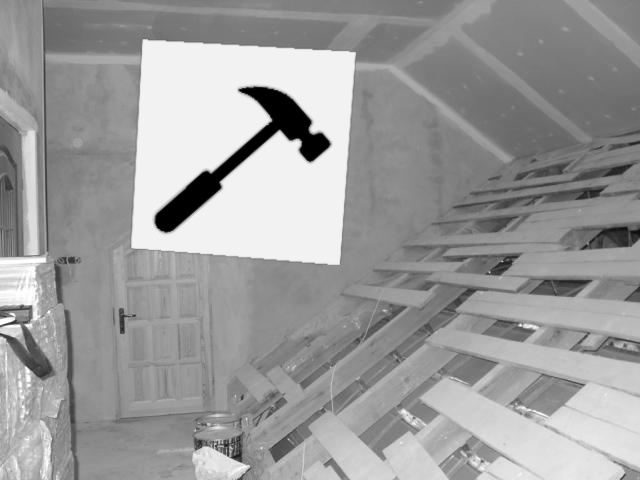
#> input picture Raspberry_Pi/pictograms/training/hammer/0004_0129_0038_0227_0227.jpg, 640 x 480 px, given in place of the camera
$ python StairDetection.py
#> lines starting #> are read from the running program, lines starting #| are printed output that depends on the picture; after the words box and inside, x2 and y2 are one past the last pixel; in counts of white or black regions, pixels touching at a corner belong together
import cv2
import numpy as np

video = cv2.VideoCapture(0)

# Write some Text


font = cv2.FONT_HERSHEY_SIMPLEX
bottomLeftCornerOfText = (10, 100)
fontScale = 1
fontColor = (0, 0, 255)
lineType = 2


def nothing(x):
    pass


windowName = "Trackbar Board"

trackbar0_name = 'NoVLines'
trackbar1_name = 'NoHLines'
trackbar2_name = 'NoLines'
trackbar3_name = 'maxLineGap'
trackbar4_name = 'lenHLine'
trackbar5_name = 'lenVLine'
trackbar6_name = 'lineRotation'
trackbar7_name = 'canny1'
trackbar8_name = 'canny2'
cv2.namedWindow(windowName, cv2.WINDOW_GUI_NORMAL)
cv2.createTrackbar(trackbar0_name, windowName, 8, 30, nothing)  # third parameter = default value / best value 8
cv2.createTrackbar(trackbar1_name, windowName, 4, 10, nothing)  # third parameter = default value / best value 4
cv2.createTrackbar(trackbar2_name, windowName, 100, 200, nothing)  # best value 100
cv2.createTrackbar(trackbar3_name, windowName, 40, 100, nothing)  # best value: 50
cv2.createTrackbar(trackbar4_name, windowName, 313, 700, nothing)  # best value: 313
cv2.createTrackbar(trackbar5_name, windowName, 50, 200, nothing)  # best value: 50
cv2.createTrackbar(trackbar6_name, windowName, 1, 30, nothing)  # best value: 1
cv2.createTrackbar(trackbar7_name, windowName, 100, 255, nothing)  # best value: 100
cv2.createTrackbar(trackbar8_name, windowName, 120, 255, nothing)  # best value: 120


while True:

    amount_v_lines = cv2.getTrackbarPos(trackbar0_name, windowName)
    amount_h_lines = cv2.getTrackbarPos(trackbar1_name, windowName)
    amount_lines = cv2.getTrackbarPos(trackbar2_name, windowName)
    max_line_gap = cv2.getTrackbarPos(trackbar3_name, windowName)
    line_h_length = cv2.getTrackbarPos(trackbar4_name, windowName)
    line_v_length = cv2.getTrackbarPos(trackbar5_name, windowName)
    line_rotation = cv2.getTrackbarPos(trackbar6_name, windowName)
    canny1 = cv2.getTrackbarPos(trackbar7_name, windowName)
    canny2 = cv2.getTrackbarPos(trackbar8_name, windowName)
    ret, orig_frame = video.read()
#> orig_frame is the input picture: shape (480, 640, 3); min 0, max 255, mean 155.4
    if not ret:
        video = cv2.VideoCapture(0)
        continue
    frame = cv2.GaussianBlur(orig_frame, (5, 5), 0)
    # [4 lines of commented-out code are left out]
    edges = cv2.Canny(frame, canny1, canny2)
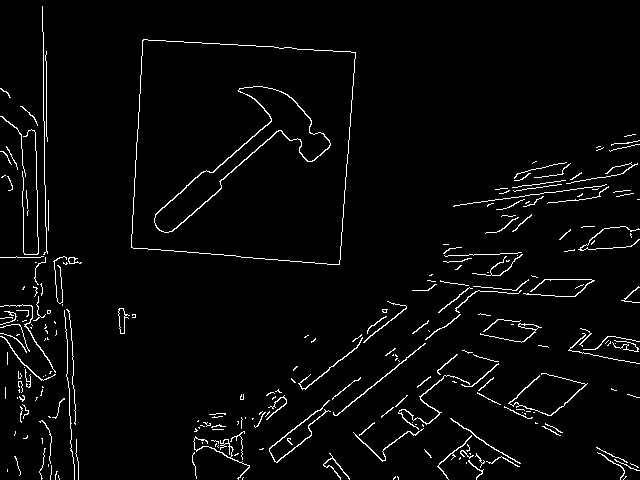
#> edges: shape (480, 640); 3.2% white in thin lines or dots
    lines = cv2.HoughLinesP(edges, 1, np.pi / 180, 50, maxLineGap=max_line_gap)
#> lines = 62 rows, first 6: [42, 6, 46, 251], [196, 477, 603, 147], [131, 247, 335, 264], [249, 465, 511, 253], [300, 444, 493, 288], [131, 246, 142, 40]
    horizontal_lines = list()
    if lines is not None:
        horizontal_lines = list()
        vertical_lines = list()
        for line in lines:
            x1, y1, x2, y2 = line[0]
            if abs(x2 - x1) > line_h_length and abs(y2 - y1) < line_rotation:
                cv2.line(frame, (x1, y1), (x2, y2), (0, 255, 0), 5)
                horizontal_lines.append(line)
                print("h" + str(len(horizontal_lines)))
            if abs(y2 - y1) > line_v_length and abs(x2 - x1) < 20:  # Rotation line_v
                cv2.line(frame, (x1, y1), (x2, y2), (255, 0, 0), 5)
                vertical_lines.append(line)
                print("v" + str(len(vertical_lines)))
            if len(horizontal_lines) >= amount_h_lines and len(vertical_lines) >= amount_v_lines and len(lines) >= amount_lines:
                print("stair detected")
                cv2.putText(frame, 'stair detected!',
                            bottomLeftCornerOfText,
                            font,
                            fontScale,
                            fontColor,
                            lineType)
#> this loop made 62 passes
#> (x1, y1, x2, y2) on passes 1 to 12: (42, 6, 46, 251), (196, 477, 603, 147), (131, 247, 335, 264), (249, 465, 511, 253), (300, 444, 493, 288), (131, 246, 142, 40), (369, 337, 555, 432), (324, 465, 606, 228), (35, 119, 40, 422), (65, 317, 74, 479), (21, 106, 27, 437), (340, 259, 354, 52)
#| v1
#| v2
#| v3
#| v4
#| v5
#| v6
#| v7
#| v8
#> (further printed lines are left out)
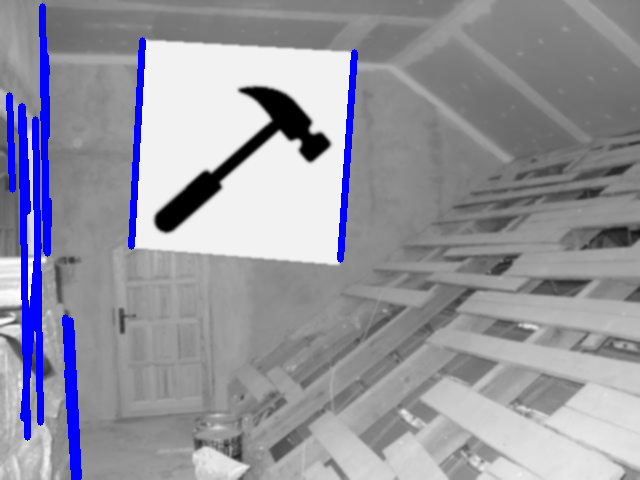
#> frame: shape (480, 640, 3); mean B, G, R 159.5, 148.8, 148.8
#> after the loop, horizontal_lines = []; vertical_lines = 14 items, first 6: [[42, 6, 46, 251]], [[131, 246, 142, 40]], [[35, 119, 40, 422]], [[65, 317, 74, 479]], [[21, 106, 27, 437]], [[340, 259, 354, 52]]
    cv2.imshow("frame", frame)
    cv2.imshow("edges", edges)
    key = cv2.waitKey(1)
#> (key Esc is pressed here)
    if key == 27:
        break
video.release()
cv2.destroyAllWindows()

$ run again, on Raspberry_Pi/pictograms/training/hammer/0089_0322_0167_0169_0169.jpg
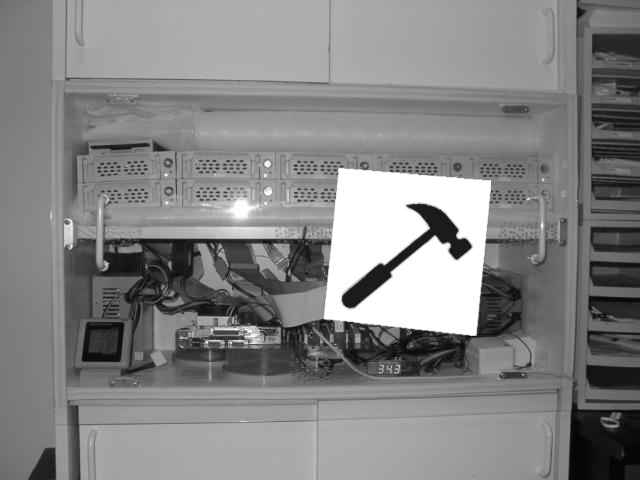
#> input picture Raspberry_Pi/pictograms/training/hammer/0089_0322_0167_0169_0169.jpg, 640 x 480 px, given in place of the camera
#> orig_frame is the input picture: shape (480, 640, 3); min 0, max 255, mean 131.7
#> `edges = cv2.Canny(frame, canny1, canny2)`:
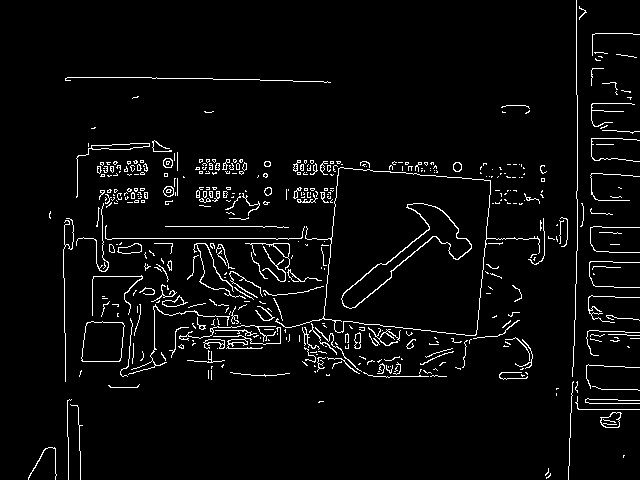
#> edges: shape (480, 640); 4% white in thin lines or dots
#> lines = 135 rows, first 6: [64, 238, 331, 238], [69, 77, 327, 81], [568, 479, 577, 213], [88, 145, 177, 153], [165, 226, 332, 226], [413, 174, 490, 180]
#> the loop `for line in lines:` made 135 passes
#> (printed output is left out)
#> after the loop `for line in lines:`:
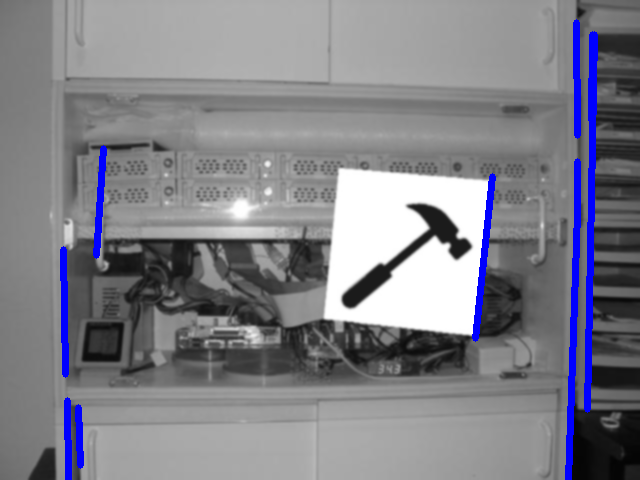
#> frame: shape (480, 640, 3); mean B, G, R 136.3, 128.3, 128.3
#> after the loop `for line in lines:`: horizontal_lines = []; vertical_lines = [[[568, 479, 577, 213]], [[576, 22, 577, 135]], [[475, 338, 492, 176]], [[591, 120, 592, 34]], [[67, 400, 68, 479]], [[587, 409, 594, 34]], [[63, 249, 65, 374]], [[577, 161, 577, 212]], [[78, 407, 80, 465]], [[96, 255, 103, 148]]]

$ run again, on Raspberry_Pi/pictograms/training/hammer/0099_0171_0249_0115_0115.jpg
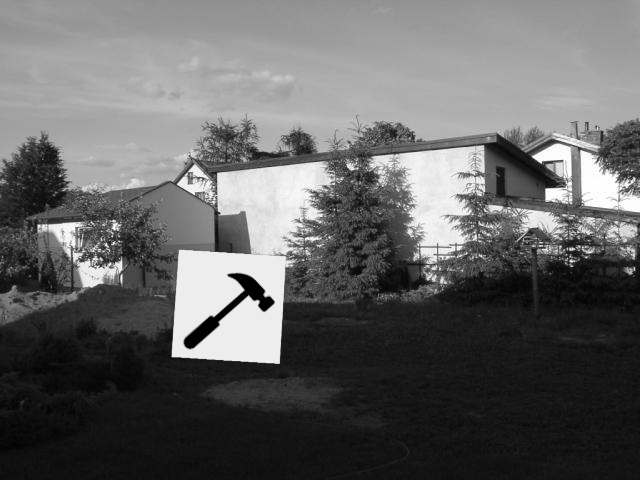
#> input picture Raspberry_Pi/pictograms/training/hammer/0099_0171_0249_0115_0115.jpg, 640 x 480 px, given in place of the camera
#> orig_frame is the input picture: shape (480, 640, 3); min 0, max 255, mean 100
#> `edges = cv2.Canny(frame, canny1, canny2)`:
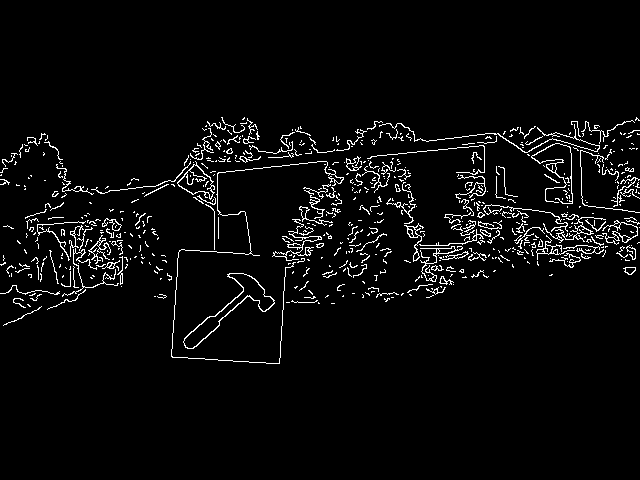
#> edges: shape (480, 640); 3.9% white in thin lines or dots, all inside (x1, y1, x2, y2) = (0, 117, 640, 364)
#> lines = 172 rows, first 6: [176, 177, 607, 132], [233, 253, 635, 253], [250, 250, 635, 250], [245, 254, 309, 255], [214, 230, 633, 237], [299, 207, 634, 236]
#> the loop `for line in lines:` made 172 passes
#> (printed output is left out)
#> after the loop `for line in lines:`:
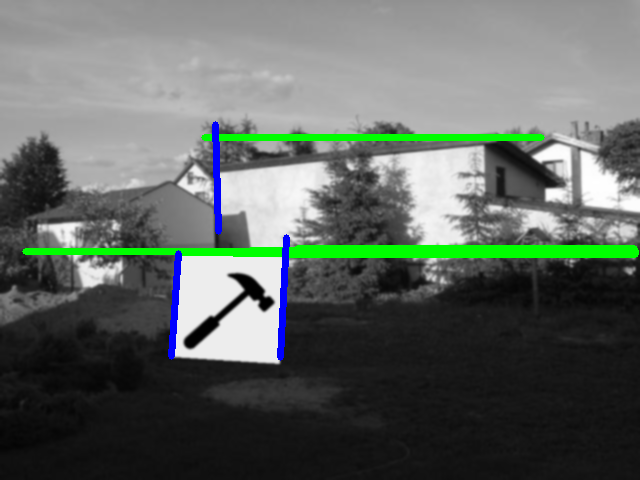
#> frame: shape (480, 640, 3); mean B, G, R 97.7, 103, 95.7
#> after the loop `for line in lines:`: horizontal_lines = [[[233, 253, 635, 253]], [[250, 250, 635, 250]], [[297, 248, 634, 248]], [[178, 252, 635, 252]], [[25, 251, 635, 251]], [[283, 254, 635, 254]], [[204, 137, 541, 137]]]; vertical_lines = [[[171, 356, 178, 253]], [[280, 357, 286, 237]], [[215, 124, 218, 231]]]

$ run again, on Raspberry_Pi/pictograms/training/hammer/0134_0323_0119_0160_0160.jpg
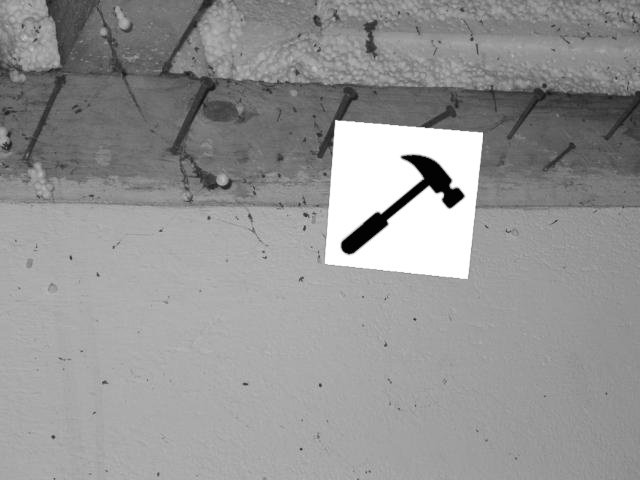
#> input picture Raspberry_Pi/pictograms/training/hammer/0134_0323_0119_0160_0160.jpg, 640 x 480 px, given in place of the camera
#> orig_frame is the input picture: shape (480, 640, 3); min 0, max 255, mean 148.2
#> `edges = cv2.Canny(frame, canny1, canny2)`:
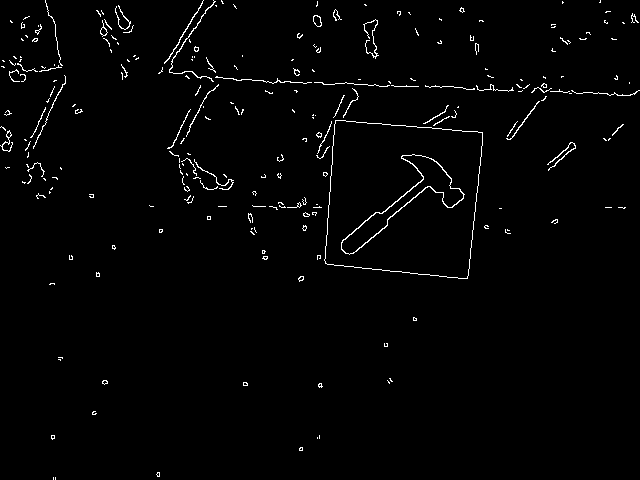
#> edges: shape (480, 640); 1.6% white in thin lines or dots
#> lines = 19 rows, first 6: [188, 78, 634, 94], [325, 263, 337, 83], [468, 275, 482, 139], [312, 117, 514, 135], [327, 264, 467, 278], [466, 89, 630, 95]
#> the loop `for line in lines:` made 19 passes
#> (printed output is left out)
#> after the loop `for line in lines:`:
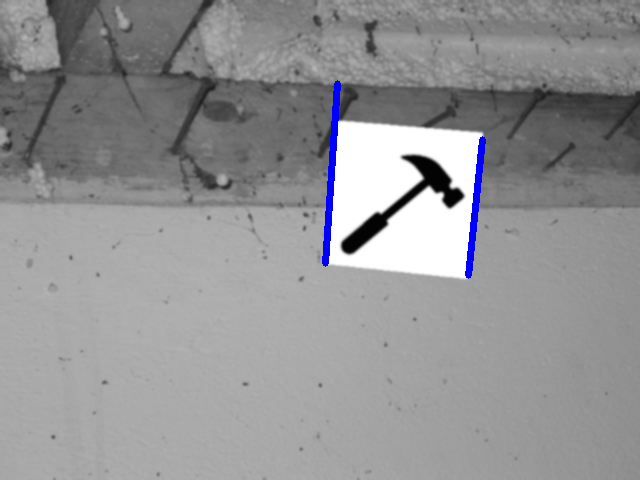
#> frame: shape (480, 640, 3); mean B, G, R 148.7, 146.8, 146.8
#> after the loop `for line in lines:`: horizontal_lines = []; vertical_lines = [[[325, 263, 337, 83]], [[468, 275, 482, 139]]]
